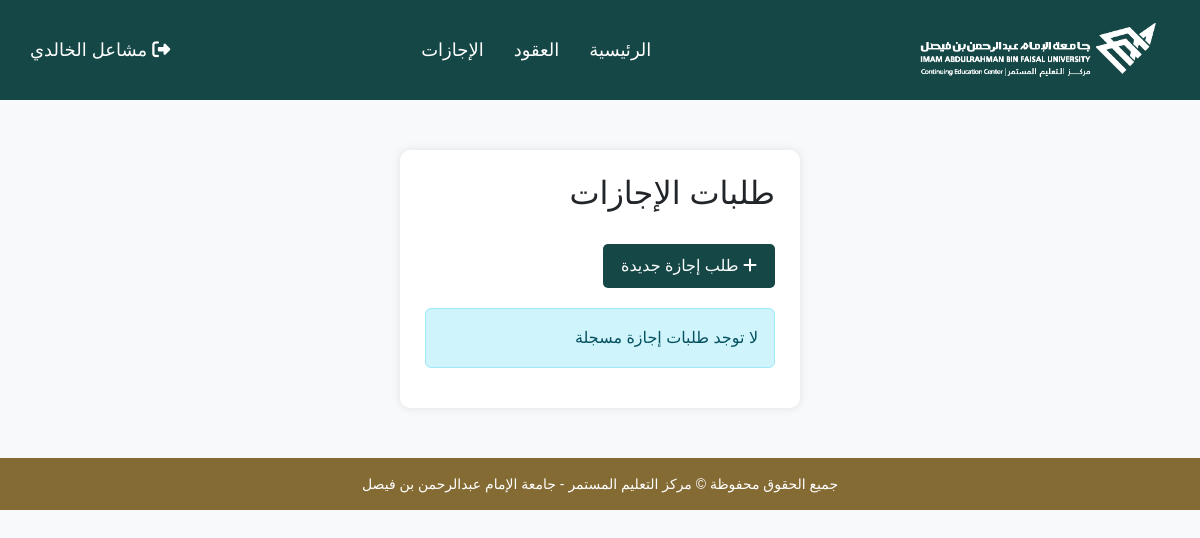
The app's page /empMain.php (signed in), older data.
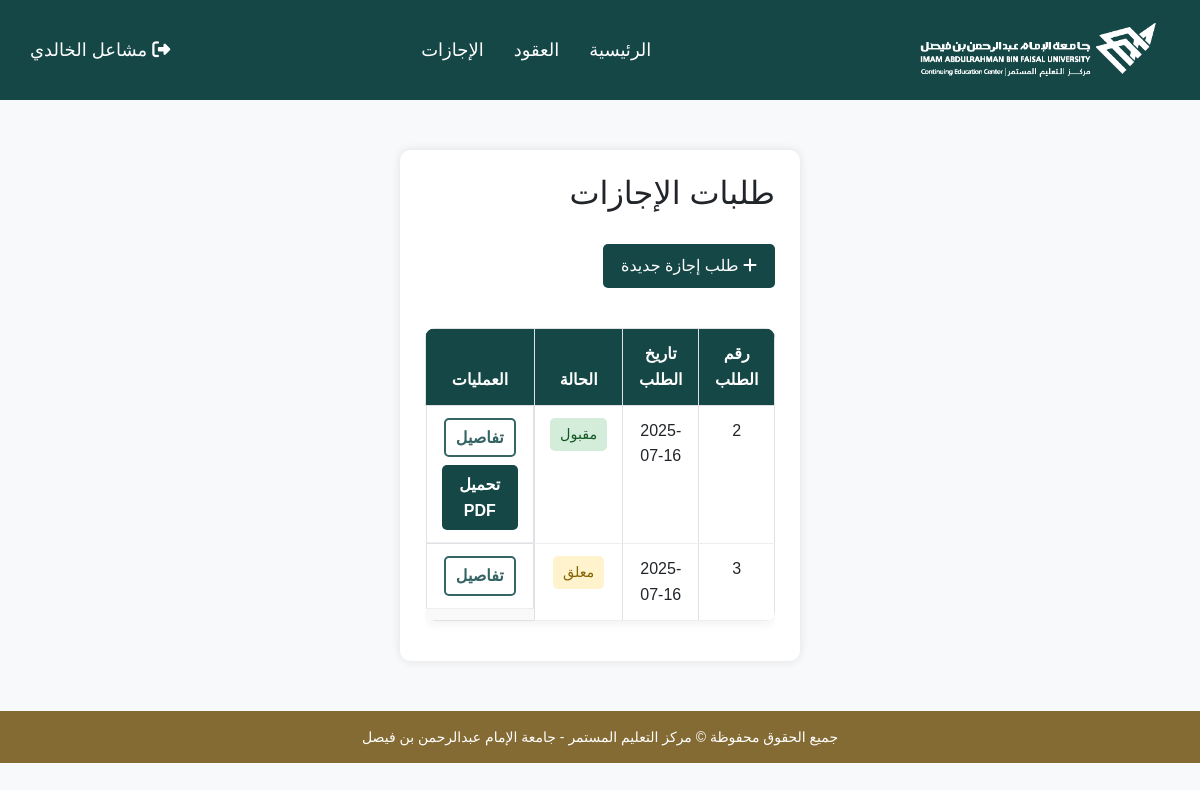
The same page, newer data.
### tables this page shows
CREATE TABLE `vacation` (
  `vac_id` int(9) NOT NULL,
  `emp_id` int(9) NOT NULL,
  `type` varchar(20) NOT NULL,
  `days` int(11) NOT NULL,
  `start_date` date NOT NULL,
  `end_date` date NOT NULL,
  `application_date` date NOT NULL,
  `assigned_emp` varchar(30) NOT NULL,
  `fin_approval` char(10) NOT NULL,
  `man_approval` varchar(10) NOT NULL
);

### empMain.php (the view, shortened to what this page needs)
<?php
require_once("db_connect.php");
$emp_id = $_SESSION['emp_id'] ?? null;
try {
    $stmt = $conn->prepare("SELECT
        vac_id,
        type,
        days,
        DATE_FORMAT(start_date, '%Y-%m-%d') as start_date,
        DATE_FORMAT(end_date, '%Y-%m-%d') as end_date,
        DATE_FORMAT(application_date, '%Y-%m-%d') as app_date,
        fin_approval,
        man_approval,
        assigned_emp
        FROM vacation
        WHERE emp_id = ?
        ORDER BY application_date DESC");
    $stmt->bind_param("s", $emp_id);
    $stmt->execute();
    $vacations = $stmt->get_result()->fetch_all(MYSQLI_ASSOC);
} catch (Exception $e) {
    $error = "حدث خطأ في تحميل البيانات: " . $e->getMessage();
}
?>
<!DOCTYPE html>
<html lang="ar" dir="rtl">
<head>
    <link href="https://cdn.jsdelivr.net/npm/bootstrap@5.3.0/dist/css/bootstrap.rtl.min.css" rel="stylesheet">
    <link href="style.css" rel="stylesheet">
</head>
<body class="bg-light">
<?php include 'header.php'; ?>
    <div class="container py-4">
        <div class="d-flex justify-content-between align-items-center mb-4">
            <h2>طلبات الإجازات</h2>
        </div>
        <div class="newreqs">
            <a href="emp-form.php" class="btn btn-primary new-request-btn">
            <i class="fas fa-plus"></i> طلب إجازة جديدة
            </a>
            </div>
    <?php if (empty($vacations)): ?>
        <div class="alert alert-info">لا توجد طلبات إجازة مسجلة</div>
    <?php else: ?>
        <div class="table-responsive">
            <table class="vacation-table table table-bordered text-center">
                <thead class="table-light">
                    <tr>
                        <th>رقم الطلب</th>
                        <th>تاريخ الطلب</th>
                        <th>الحالة</th>
                        <th>العمليات</th>
                    </tr>
                </thead>
                <tbody>
                    <?php foreach ($vacations as $vac): ?>
                        <?php
                            $status = 'معلق';
                            $class = 'status-pending';
                            if ($vac['fin_approval'] === 'مقبول' && $vac['man_approval'] === 'معتمد') {
                                $status = 'مقبول';
                                $class = 'status-approved';
                            } elseif ($vac['fin_approval'] === 'مرفوض' && $vac['man_approval'] === 'معتمد') {
                                $status = 'مرفوض';
                                $class = 'status-rejected';
                            }
                        ?>
                        <tr>
                            <td><?= $vac['vac_id'] ?></td>
                            <td><?= $vac['app_date'] ?></td>
                            <td><span class="status-badge <?= $class ?>"><?= $status ?></span></td>
                            <td class="d-flex gap-2 justify-content-center flex-wrap">
                                <a href="empVacDet2.php?vac_id=<?= $vac['vac_id'] ?>" class="btn-det">تفاصيل</a>
                                <?php if (($vac['fin_approval'] === 'مقبول' && $vac['man_approval'] === 'معتمد') ||
                                        ($vac['fin_approval'] === 'مرفوض' && $vac['man_approval'] === 'معتمد')): ?>
                                <a href="empVacDet3.php?vac_id=<?= $vac['vac_id'] ?>" class="btn-prnt" target="_blank">تحميل PDF</a>
                                <?php endif; ?>
                            </td>
                        </tr>
                    <?php endforeach; ?>
                </tbody>
            </table>
        </div>
    <?php endif; ?>
</div>
<?php include 'footer.php'; ?>
</body>
</html>

### header.php (shortened to what this page needs)
<?php
$contractsLink = "login.php";
$vacationsLink = "login.php";
$role = null;
if (isset($_SESSION['logged_in']) && $_SESSION['logged_in'] === true) {
  $role = $_SESSION['role'];
  switch ($role) {
    case 'employee':
      $contractsLink = "c-adminMain.php";
      $vacationsLink = "empMain.php";
      break;
  }
}
?>
<!DOCTYPE html>
<html lang="ar" dir="rtl">
<head>
  <link rel="stylesheet" href="style.css">
  <link rel="stylesheet" href="https://cdnjs.cloudflare.com/ajax/libs/font-awesome/6.5.2/css/all.min.css" />
</head>
<body>
  <header>
    <div class="logo">
      <a href="homepage.php">
        <img src="logo_white_no_bg.png" alt="مركز التعليم المستمر">
      </a>
    </div>
    <nav class="main-nav">
      <ul class="nav-links">
        <?php if (!isset($role) || $role !== 'guest'): ?>
          <li><a href="index.php">الرئيسية</a></li>
          <li><a href="<?= $contractsLink ?>">العقود</a></li>
          <li><a href="<?= $vacationsLink ?>">الإجازات</a></li>
        <?php else: ?>
          <li><a href="<?= $contractsLink ?>">العقود</a></li>
        <?php endif; ?>
      </ul>
    </nav>
    <div class="logging">
      <?php if (isset($_SESSION['logged_in']) && $_SESSION['logged_in'] === true): ?>
        <a class="logged" href="logout.php">
          <i class="fa-solid fa-right-from-bracket"></i>
          <?= htmlspecialchars($_SESSION['name']) ?>
        </a>
      <?php else: ?>
        <a class="logged" href="login.php"><i class="fa-solid fa-user"></i></a>
      <?php endif; ?>
    </div>
  </header>
</body>
</html>

### footer.php (shortened to what this page needs)
  <!DOCTYPE html>
<html lang="en">
<head>
  <link rel="stylesheet" href="style.css">
</head>
<body>
  <footer class="main-footer">
    جميع الحقوق محفوظة © مركز التعليم المستمر - جامعة الإمام عبدالرحمن بن فيصل
  </footer>
</body>
</html>

### style.css (style rules this page uses)
body { background-color: #f0f2f5; font-family: 'Tajawal', sans-serif; line-height: 1.6; }
.container { width: 400px; margin: 50px auto; background-color: white; padding: 25px; box-shadow: 0 0 10px rgba(0,0,0,0.1); border-radius: 10px; }
header { display: flex; justify-content: space-between; align-items: center; background-color: #154746; padding: 15px 30px; color: white; font-size: 18px; }
.logo img { height: 70px; }
.main-nav { display: flex; gap: 40px; }
.nav-links, .logging { list-style: none; display: flex; gap: 30px; margin: 0; padding: 0; }
.nav-links li a, .logging li a, .logged { color: white; text-decoration: none; font-size: 18px; }
footer { background-color: #846A33; color: white; text-align: center; padding: 15px; font-size: 14px; width: 100%; }
.btn-det { color: #346463; background-color: #fff; border: 2px solid #346463; padding: 5px 10px; border-radius: 5px; font-weight: bold; transition: 0.3s ease; text-decoration: none; display: inline-block; }
.btn-prnt { background-color: #154746; color: white; padding: 5px 10px; border: 2px solid transparent; border-radius: 5px; font-weight: bold; transition: 0.3s ease; text-decoration: none; display: inline-block; }
.vacation-table { width: 100%; border-collapse: collapse; margin-top: 20px; background-color: white; border-radius: 10px; overflow: hidden; box-shadow: 0 4px 10px rgba(0, 0, 0, 0.05); }
.vacation-table th { background-color: #154746; color: white; font-weight: bold; padding: 12px 15px; }
.vacation-table td { padding: 12px 15px; text-align: center; border-bottom: 1px solid #eee; }
.vacation-table tr:nth-child(even) { background-color: #f9f9f9; }
.status-badge, .status-pending, .status-approved, .status-rejected { padding: 5px 10px; border-radius: 5px; font-size: 0.9rem; display: inline-block; }
.status-pending { background-color: #fff3cd; color: #856404; }
.status-approved { background-color: #d4edda; color: #155724; }
.new-request-btn { background-color: #154746 !important; color: white; padding: 10px 18px; font-size: 16px; border: none; border-radius: 5px; text-decoration: none; margin-bottom: 20px; }

Row changes from the older to the newer data that the page shows:
added vacation: vac_id "2", app_date "2025-07-16", fin_approval "مقبول"
added vacation: vac_id "3", app_date "2025-07-16", status "معلق"
Text that changed along with them:
text no longer shown: "لا توجد طلبات إجازة مسجلة"
text now shown: "رقم الطلب تاريخ الطلب الحالة العمليات"
